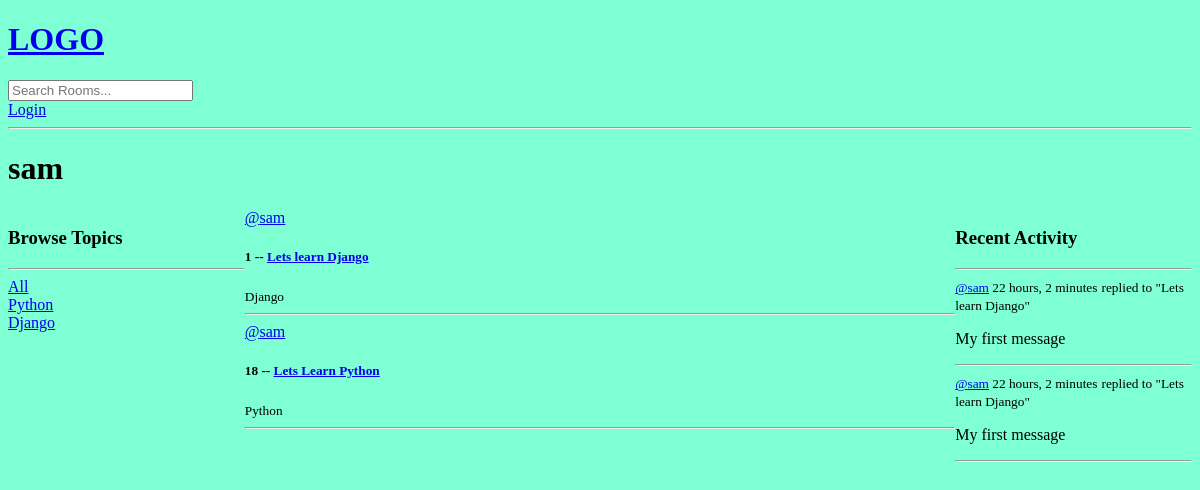
The page /profile/1 on the database as committed earlier.
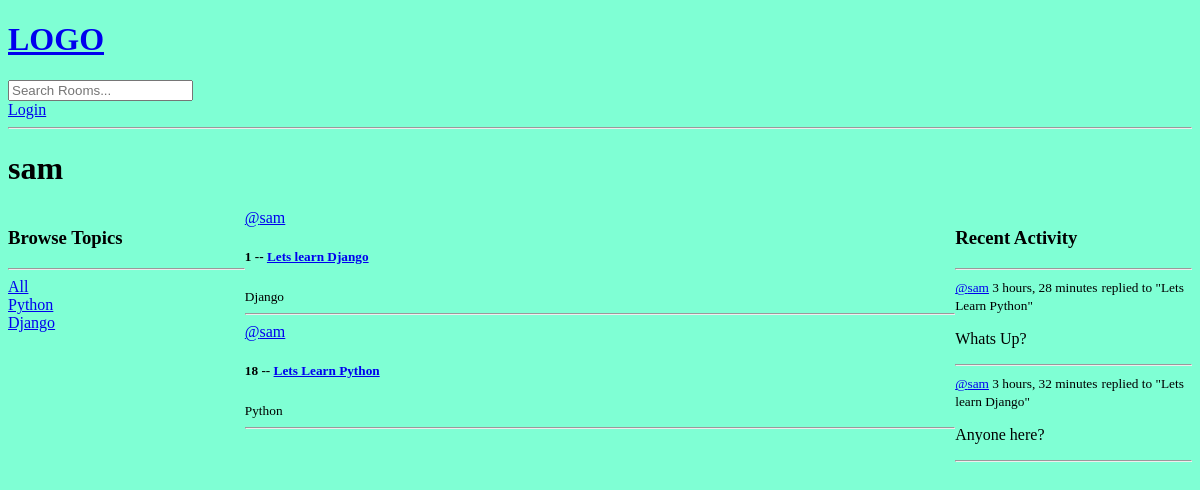
The same page on the database as committed later.
### base/models.py (models this page shows, shortened)
class Topic(models.Model):
    name = models.CharField(max_length = 200)

class Room(models.Model):
    host = models.ForeignKey(User, on_delete = models.SET_NULL, null = True)
    topic = models.ForeignKey(Topic, on_delete = models.SET_NULL, null = True)
    name = models.CharField(max_length = 200)
    description = models.TextField(null = True, blank = True)
    participants = models.ManyToManyField(User, related_name = 'participants', blank = True)
    updated = models.DateTimeField(auto_now = True)
    created = models.DateTimeField(auto_now_add = True)
    class Meta:
        ordering = ['-updated', '-created']
    def __str__(self):
        return self.name

class Message(models.Model):
    user = models.ForeignKey(User, on_delete = models.CASCADE)
    room = models.ForeignKey(Room, on_delete = models.CASCADE)
    body = models.TextField()
    updated = models.DateTimeField(auto_now = True)
    created = models.DateTimeField(auto_now_add = True)
    class Meta:
        ordering = ['-updated', '-created']
    def __str__(self):
        return self.body[0:50]

### base/views.py (the view)
# urls.py: path('profile/<str:pk>', views.userProfile, name = "user-profile"),
def userProfile(request, pk):
    user = User.objects.get(id = pk)
    rooms = user.room_set.all()
    room_message = user.message_set.all()
    topics = Topic.objects.all()
    context = {'user' : user, 'rooms' : rooms, 'room_messages' : room_message, 'topics' : topics}
    return render(request, 'base/profile.html', context)

### base/templates/base/profile.html (shortened to what this page needs)
{% extends 'main.html' %}
{% block content %}
<h1>{{user.username}}</h1>
<div class = "profile-container">
    <div>
        {% include 'base/topics_components.html' %}
    </div>
    <div>
        {% include 'base/feed_components.html' %}
    </div>
    <div>
        {% include 'base/activity_components.html' %}
    </div>
</div>
{% endblock content %}

### templates/main.html (shortened to what this page needs)
<!DOCTYPE html>
{% load static %}
<html lang="en">
<head>
    <link rel = 'stylesheet' type = 'text/css' media = 'screen' href = "{% static 'styles/main.css' %}">
</head>
<body>
    {% include 'navbar.html' %}
    {% block content %}
    {% endblock %}
</body>
</html>

### templates/navbar.html
<a href = "/">
    <h1>LOGO</h1>
</a>
<form method = "GET" action = "{% url 'home' %}">
    <input type = "text" name = "q" placeholder = "Search Rooms..."/>
</form>
{% if request.user.is_authenticated %}
<p>Hello {{request.user}}</p>
<a href = "{% url 'logout' %}">Logout</a>
{% else %}
<a href = "{% url 'login' %}">Login</a>
{% endif %}
<hr>

### base/templates/base/topics_components.html
<h3>Browse Topics</h3>
<hr>
<div>
    <a href = "{% url 'home' %}">All</a>
</div>
{% for topic in topics %}
<div>
    <a href = "{% url 'home' %}?q={{topic.name}}">{{topic.name}}</a>
</div>
{% endfor %}

### base/templates/base/feed_components.html (shortened to what this page needs)
<div>
    {% for room in rooms %}
        <div>
            <a href = "{% url 'user-profile' room.host.id %}">@{{room.host.username}}</a>
            <h5>{{room.id}} -- <a href = "{% url 'room' room.id %}">{{room.name}}</a></h5>
            <small>{{room.topic.name}}</small>
            <hr>
        </div>
        {% endfor %}
</div>

### base/templates/base/activity_components.html (shortened to what this page needs)
<h3>Recent Activity</h3>
<hr>
{% for message in room_messages %}
<div>
    <small><a href = "{% url 'user-profile' message.user.id %}">@{{message.user}}</a> {{message.created|timesince}}</small>
    <small>replied to "{{message.room}}"</small>
    <p>{{message}}</p>
    <hr>
</div>
{% endfor %}

### static/styles/main.css (style rules this page uses)
body { background-color: aquamarine; }

### base/templates/base/profile.html (style rules this page uses)
.profile-container { display: grid; grid-template-columns: 1fr 3fr 1fr; }

Rows that differ between the two databases and show on the page:
removed Message: user "sam", created "22 hours, 2 minutes", room "Lets learn Django", body "My first message"
removed Message: user "sam", created "22 hours, 2 minutes", room "Lets learn Django", body "My first message"
added Message: user "sam", created "3 hours, 28 minutes", room "Lets Learn Python", body "Whats Up?"
added Message: user "sam", created "3 hours, 32 minutes", room "Lets learn Django", body "Anyone here?"
